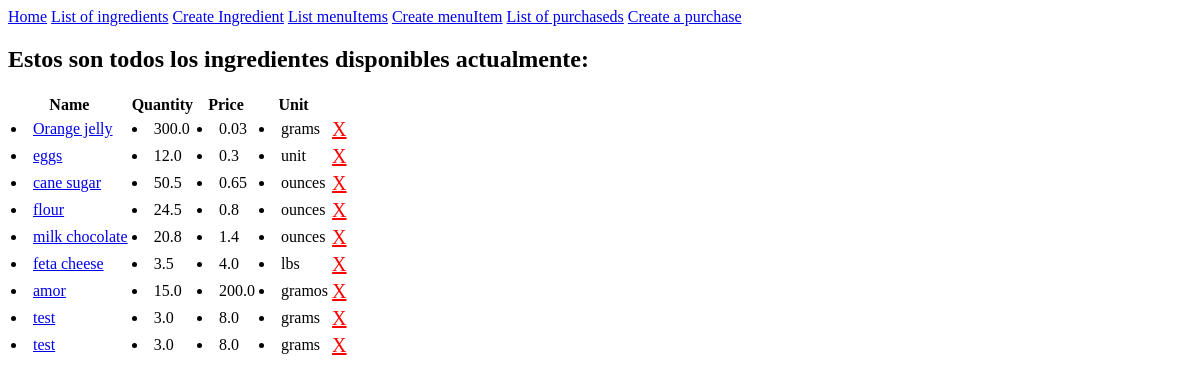
Before: /ingredients-list with the older database file.
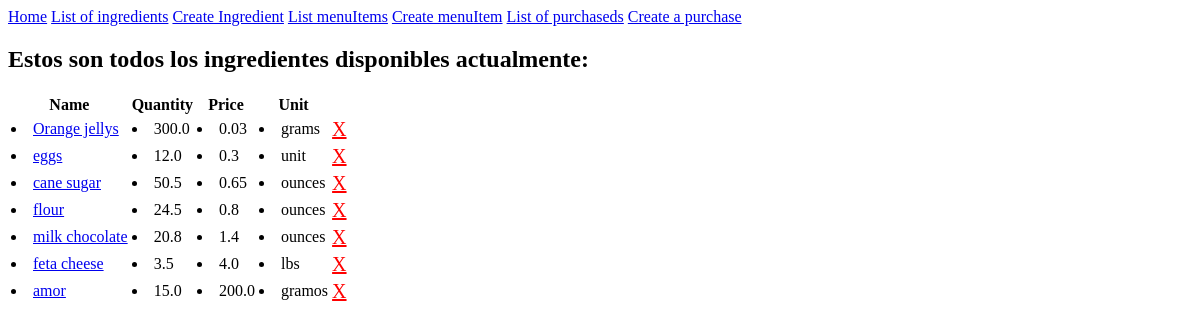
After: the same page with the newer database file.
### inventory/models.py (models this page shows, shortened)
class Ingredient(models.Model):
    name = models.CharField(max_length=20)
    quantity = models.FloatField(default=0)
    price = models.FloatField(default=0)
    unit = models.CharField(max_length=10, blank=True)

### inventory/views.py (the view)
# urls.py: path("ingredients-list", views.IngredientView.as_view(), name="ingredients"),
class IngredientView(ListView):
  model = Ingredient
  template_name = "inventory/ingredients_list.html"

### inventory/templates/inventory/ingredients_list.html
{% extends 'inventory/base.html' %}
{% load static %}
{% block head %}
<link rel="stylesheet" href="{% static 'inventory/style.css' %}">
{% endblock %}
{% block content %}
<h2> Estos son todos los ingredientes disponibles actualmente:</h2>
<table class="line-table">
    <thead>
      <tr>
        <th>Name</th>
        <th>Quantity</th>
        <th>Price</th>
        <th>Unit</th>
      </tr>
    </thead>
    <tbody>
    {% for key in object_list %}
      <tr>
        <td>
          <li><a href="{% url 'updateIngredient' key.id %}">{{ key.name }}</a></li>
        </td>
        <td>
            <li>{{ key.quantity }}</li>
        </td>
        <td>
            <li>{{ key.price }}</li>
        </td>
        <td>
            <li>{{ key.unit }}</li>
        </td>
        <td>
          <a id= "xbutton" href="{% url 'deleteIngredient' key.id %}">X</a>
      </td>
      </tr>
    {% endfor %}
    </tbody>
  </table>
{% endblock %}

Changed rows visible on the page:
removed Ingredient: name "test", quantity "3.0", price "8.0", unit "grams"
removed Ingredient: name "test", quantity "3.0", price "8.0", unit "grams"
changed Ingredient "grams": name "Orange jelly" → "Orange jellys"
